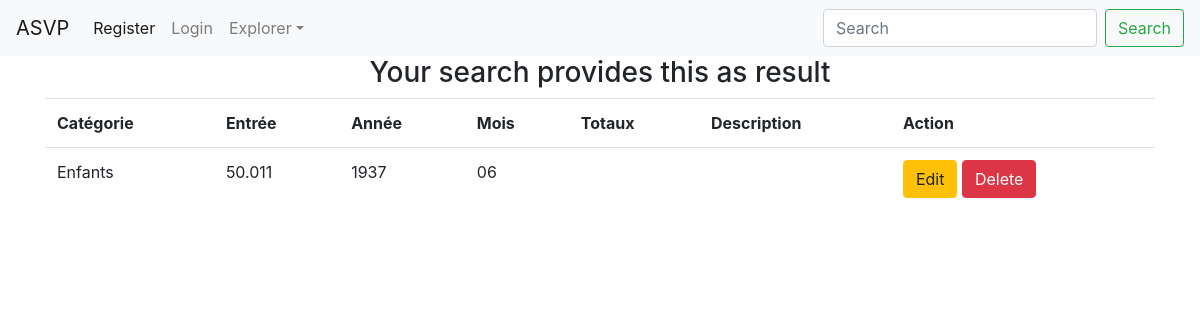
Screenshot of /index_enfants/ with the database file from the repository.
### asvp/modeles/all_data.py (models this page shows)
class Statistique(db.Model):
    statistique_id = db.Column(db.Integer, unique=True, autoincrement=True, primary_key=True, nullable=False)
    categorie = db.Column(db.String(100))
    entree = db.Column(db.String(50))
    annee = db.Column(db.String(100))
    mois = db.Column(db.String(100))
    totaux = db.Column(db.String(100))
    description = db.Column(db.String(500))

### asvp/routes/generic.py (the view)
@app.route("/index_enfants/")
def index_enfants():
    kids = Statistique.query.filter_by(categorie="Enfants")
    return render_template("pages/index_enfant.html", kids=kids)

### asvp/templates/pages/index_enfant.html (shortened to what this page needs)
{% include "header.html" %}
{% block body %}
                            <h3 style="text-align:center">Your search provides this as result</h3>
      {% if kids %}
             <div class="container">
                <div class="row">
                    <div class="col">
                        <table class="table table-hover table-gray">
                             <tr>
                                    <th>Catégorie</th>
                                    <th>Entrée</th>
                                    <th>Année</th>
                                    <th>Mois</th>
                                    <th>Totaux</th>
                                    <th>Description</th>
                                    <th>Action</th>
                             </tr>
                           {% for line in kids%}
                            <tr>
                                    <td>{{line.categorie}}</td>
                                    <td>{{line.entree}}</td>
                                    <td>{{line.annee}}</td>
                                    <td>{{line.mois}}</td>
                                    <td>{{line.totaux}}</td>
                                    <td>{{line.description}}</td>
                                    <td>
                                        <a href="/update/{{line.statistique_id}}" class="btn btn-warning btn-xs" data-toggle="modal" data-target="#modaledit{{line.statistique_id}}">Edit</a>
                                        <a href="/delete/{{line.statistique_id}}" class="btn btn-danger btn-xs" onclick="return confirm('Are You Sure To Delete ?')">Delete</a>
                                    </td>
                                </tr>
                    {% endfor %}
                </table>
                        {%endif%}
         </div>
   </div>
</div>
{% endblock %}

### rows the page displays
Statistique: categorie "Enfants", entree "50.011", annee "1937", mois "06"
